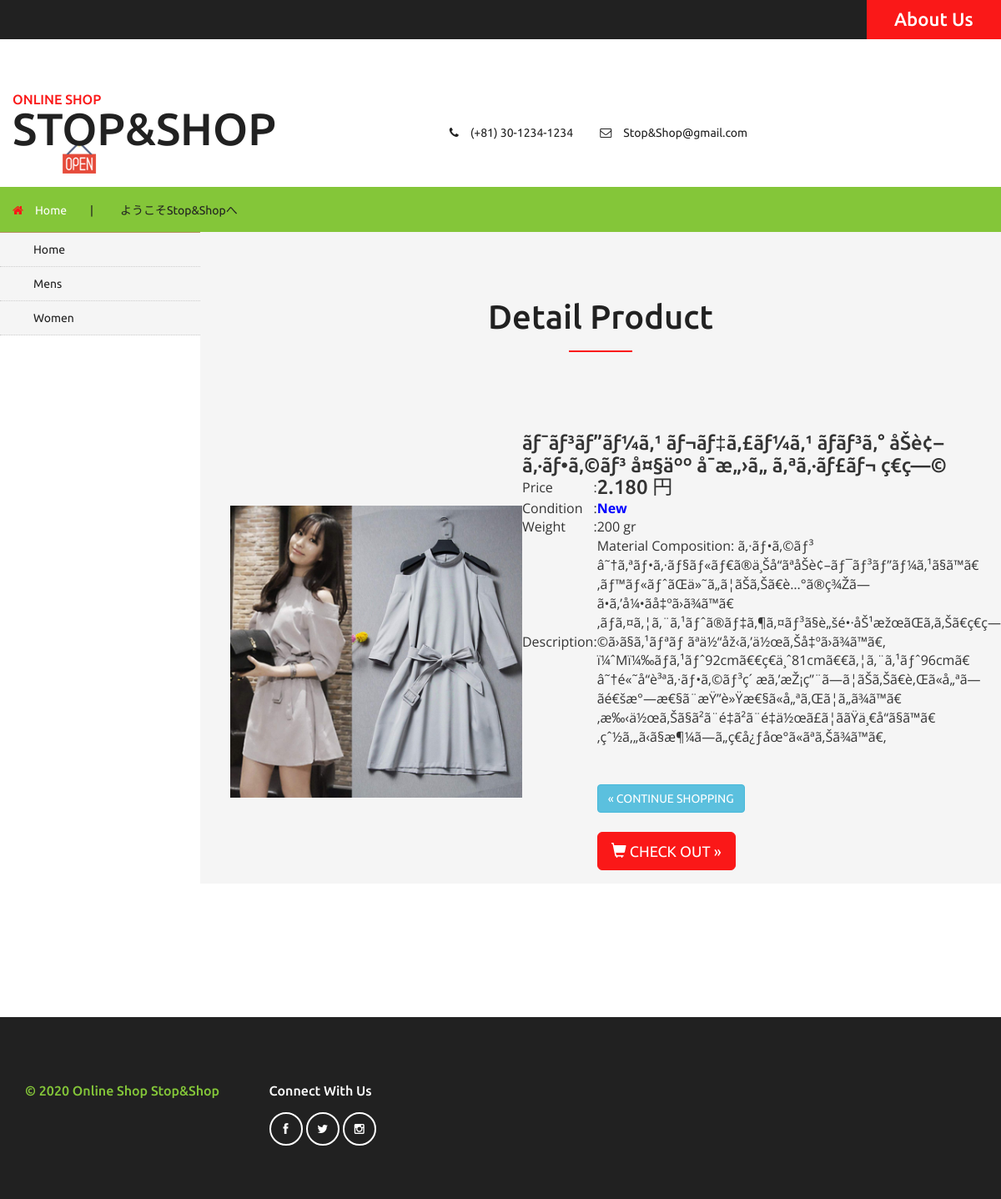
Page /index.php?pages=detailproduct&id=12 on the committed database.
### tables this page shows
CREATE TABLE `product` (
  `id_product` int(11) NOT NULL,
  `name_product` varchar(100) NOT NULL,
  `price_product` int(11) NOT NULL,
  `weight_product` int(11) NOT NULL,
  `photo_product` varchar(100) NOT NULL,
  `description_product` text NOT NULL,
  `category_product` varchar(100) NOT NULL,
  `condition_product` varchar(30) NOT NULL
);

### detailproduct.php (the view, shortened to what this page needs)
<div class="top-brands">
    <h3> Detail Product </h3></div>
    <div class="w3l_fresh_vegetables_grids">
        <?php
        $get = $connectdb->query("SELECT * FROM product WHERE id_product='$_GET[id]'");
        $detail= $get->fetch_assoc();
        ?>
        <div class="hero-unit" style="margin-left: 20px;">
        <table>
        <tr>
            <td rowspan="0"><img src="photo_product/<?php echo $detail['photo_product']; ?>" class="image_detail" /></td>
        </tr>
        <tr>
            <td colspan="5"><div class="title"><h3><?php echo $detail['name_product']; ?></h3></div></td>
        </tr>
        <tr>
            <td>Price</td>
            <td>:</td>
    	   <td><div><h3><?php echo number_format($detail['price_product'],0,",",".")." 円";?></h3></div></td>
        </tr>
        <tr>
            <td>Condition</td>
            <td>:</td>
            <td><div>
                <?php if ($detail['condition_product'] =="New"){
    	        echo '<strong style="color: blue;">New</strong>';
                }
                else {
    	           echo '<strong style="color: red;">Sale</strong>';
                }; ?>
                </div>
            </td>
        </tr>
        <tr>
            <td>Weight</td>
            <td>:</td>
            <td><div><?php echo $detail['weight_product']." gr"; ?></div></td>
        </tr>
        <tr>
            <td>Description</td>
            <td>:</td>
            <td><div><?php echo $detail['description_product']; ?></div></td>
        </tr>
    	<tr>
            <td></td>
            <td></td>
    		<td>
    		<br>
    		<br>
    		<a href="index.php" class="btn btn-info">&laquo; CONTINUE SHOPPING</a>
    		<br>
    		<br>
    		<div class="clear">
    		<a href="index.php?pages=checkout&id=<?php echo $detail['id_product'];?>" class="btn btn-lg btn-danger"><i class="glyphicon glyphicon-shopping-cart icon-white"></i> CHECK OUT &raquo;</a> </div>
        </tr>
        </table>
    </div>
</div>

### rows in the picture
product: photo_product (picture), name_product "ãƒ¯ãƒ³ãƒ”ãƒ¼ã‚¹ ãƒ¬ãƒ‡ã‚£ãƒ¼ã‚¹ ãƒ­ãƒ³ã‚° åŠè¢– ã‚·ãƒ•ã‚©ãƒ³ å¤§äºº å¯æ„›ã„ ã‚ªã‚·ãƒ£ãƒ¬ ç€ç—©", price_product "2.180", weight_product "200", description_product "Material Composition: ã‚·ãƒ•ã‚©ãƒ³ â˜†ã‚ªãƒ•ã‚·ãƒ§ãƒ«ãƒ€ã®ä¸Šå“ãªåŠè¢–ãƒ¯ãƒ³ãƒ”ãƒ¼ã‚¹ã§ã™ã€‚ãƒ™ãƒ«ãƒˆãŒä»˜ã„ã¦ãŠã‚Šã€è…°ã®ç¾Žã—ã•ã‚’å¼•ãå‡ºã›ã¾ã™ã€‚ãƒã‚¤ã‚¦ã‚¨ã‚¹ãƒˆã®ãƒ‡ã‚¶ã‚¤ãƒ³ã§è„šé•·åŠ¹æžœãŒã‚ã‚Šã€ç€ç—©ã›ã§ã‚¹ãƒªãƒ ãªä½“åž‹ã‚’ä½œã‚Šå‡ºã›ã¾ã™ã€‚ ï¼ˆMï¼‰ãƒã‚¹ãƒˆ92cmã€€ç€ä¸ˆ81cmã€€ã‚¦ã‚¨ã‚¹ãƒˆ96cmã€ â˜†é«˜å“è³ªã‚·ãƒ•ã‚©ãƒ³ç´ æã‚’æŽ¡ç”¨ã—ã¦ãŠã‚Šã€è‚Œã«å„ªã—ãé€šæ°—æ€§ã¨æŸ”è»Ÿæ€§ã«å„ªã‚Œã¦ã„ã¾ã™ã€‚æ‰‹ä½œã‚Šã§ã²ã¨é‡ã²ã¨é‡ä½œã£ã¦ããŸä¸€å“ã§ã™ã€‚çˆ½ã‚„ã‹ã§æ¶¼ã—ã„ç€å¿ƒåœ°ã«ãªã‚Šã¾ã™ã€‚"
